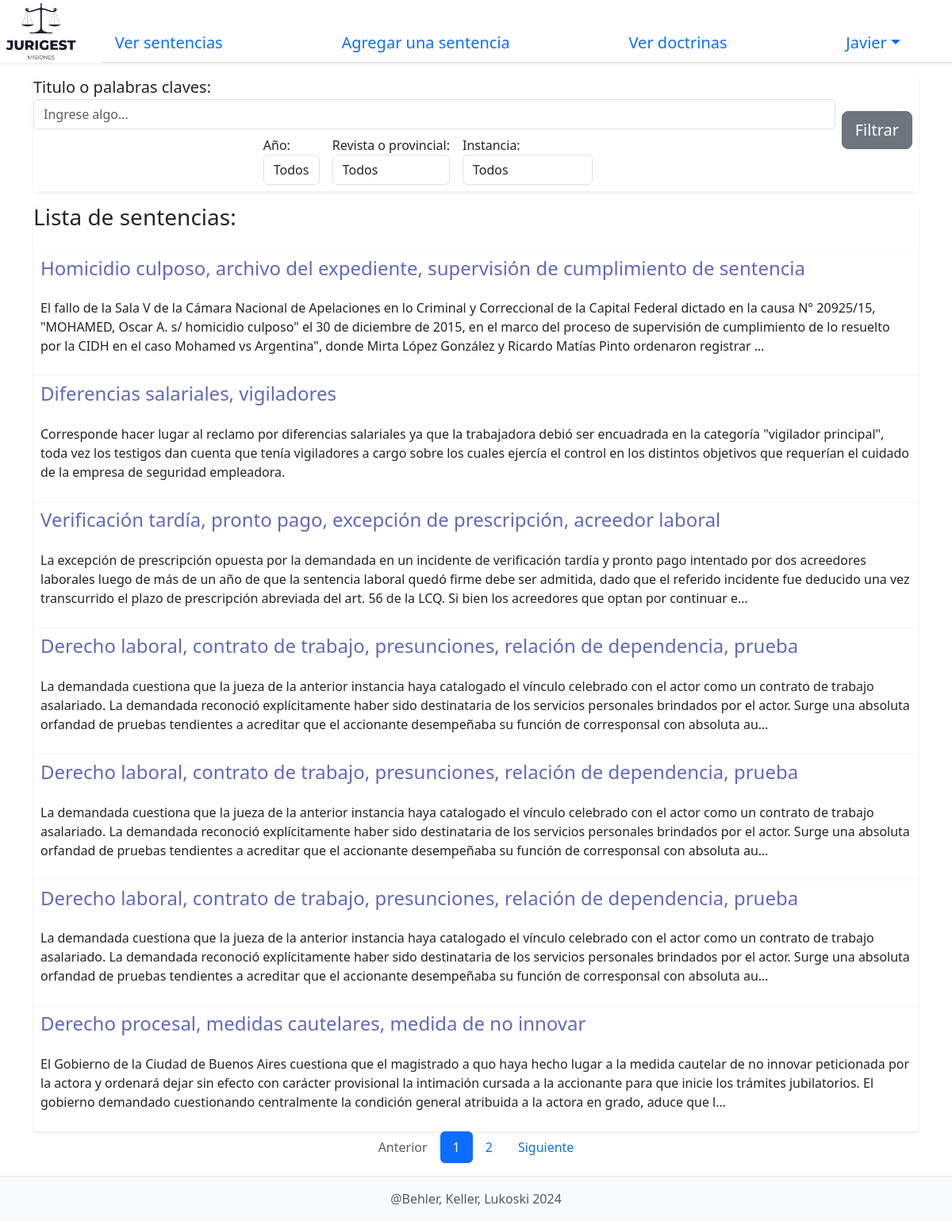
The page / (signed in) on the database its author committed.
### App_JuriGest/models.py (models this page shows, shortened)
class UsuarioBase(AbstractUser):
    TIPO_CHOICES = [
        ('juez', 'Juez'),
        ('lector', 'Lector')]
    tipo = models.CharField(max_length=20, choices=TIPO_CHOICES)  # 'juez' o 'lector'
    class Meta:
        db_table = 'usuario_base'

class Sentencia(models.Model):
    id_sentencia = models.AutoField(primary_key=True)
    titulo = models.CharField(max_length=200)
    descripcion = models.TextField(blank=True)
    a_quien_aplica = models.CharField(max_length=300)
    fecha = models.DateTimeField(auto_now_add=False) # Se añade la fecha al momento de crear la instancia
    REVISTA_O_PROVINCIAL_CHOICES = [
        ('Revista', 'Revista'),
        ('Provincial', 'Provincial'),
    ]
    INSTANCIA_CHOICES = [
        ('Primer instancia', 'Primer instancia'),
        ('Segunda instancia', 'Segunda instancia'),
        ('Tercera instancia', 'Tercera instancia'),
    ]
    revista_o_provincial = models.CharField(max_length=10, choices=REVISTA_O_PROVINCIAL_CHOICES)
    instancia = models.CharField(max_length=20, choices=INSTANCIA_CHOICES)
    user = models.ForeignKey(UsuarioBase, on_delete=models.CASCADE) # Esto no debería estar, en caso de que se elimine un juez, no debería limpiar sus sentencias

### App_JuriGest/views.py (the view, shortened to what this page needs)
# urls.py: path('', views.home_view, name="home"),
@login_required
def home_view(request):
    form = FiltradoSentencias(request.POST or None)  # Si viene como POST obtenemos los datos, de lo contrario se crea el formulario para mostrar
    sentencias_list = Sentencia.objects.all()  # Todas las sentencias sin filtros
    paginator = Paginator(sentencias_list, 7)  # 7 sentencias por página
    page_number = request.GET.get('page')
    page_obj = paginator.get_page(page_number)
    return render(request, 'index.html', {'form': form, 'page_obj': page_obj})

### App_JuriGest/forms.py
class FiltradoSentencias(forms.Form):
    AÑOS = [(r, r) for r in range(1980, datetime.date.today().year+1)]
    AÑOS = [('todos', 'Todos')] + AÑOS
    REVISTA_O_PROVINCIAL = [
        ('todos', 'Todos'),
        ('Revista', 'Revista'),
        ('Provincial', 'Provincial'),
    ]
    INSTANCIA_CHOICES = [
        ('todos', 'Todos'),
        ('primer instancia', 'Primer instancia'),
        ('segunda instancia', 'Segunda instancia'),
        ('tercera instancia', 'Tercera instancia'),
    ]
    titulo = forms.CharField(label='Titulo o palabras claves:', required=False, widget=forms.TextInput(attrs={'class': 'form-control', 'placeholder': 'Ingrese algo...'}))
    año = forms.ChoiceField(choices=AÑOS, widget=forms.Select(attrs={'class': 'form-control'}), required=False, label='Año:' )
    revista_o_provincial = forms.ChoiceField(choices=REVISTA_O_PROVINCIAL, required=False, widget=forms.Select(attrs={'class': 'form-control'}))
    instancia = forms.ChoiceField(choices=INSTANCIA_CHOICES, required=False, widget=forms.Select(attrs={'class': 'form-control'}))

### App_JuriGest/templates/index.html (shortened to what this page needs)
{% extends 'layouts/base.html' %}
{% load static %}
{% block body %}
<div class="shadow-sm pb-2">
    <form method="POST" class="">
        <div class="d-flex bd-highlight">
            <div class="w-100 bd-highlight">
                <div class="mb-2">
                    <p class="fs-5 mb-0 ">{{ form.titulo.label_tag }}</p>
                    {{ form.titulo }}
                </div>
                <div class="d-flex justify-content-center">
                    <div class="mb-0 me-3">
                        {{ form.año.label_tag }}
                        {{ form.año }}
                    </div>
                    <div class="mb-0 me-3">
                        {{ form.revista_o_provincial.label_tag }}
                        {{ form.revista_o_provincial }}
                    </div>
                    <div class="mb-0 me-3">
                        {{ form.instancia.label_tag }}
                        {{ form.instancia }}
                    </div>
                </div>
            </div>
            <div class="p-2 flex-shrink-1 bd-highlight align-self-center btn-lg ">
                <button class="btn btn-secondary btn-lg">
                    Filtrar
                </button>
            </div>
        </div>
    </form>
</div>
<div class="d-flex justify-content-between flex-column min-vh-100">
    <div class="mt-3 shadow-sm">
        <h3 class="mb-4"> Lista de sentencias: </h2>
        {% for sentencia in page_obj %}
            <div class="p-2 border border-light">
                <a href="{% url 'sentence_view' sentencia.id_sentencia %}" class="custom-link">
                    <h4 class="mb-4" style="color: #6069BB"> {{ sentencia.titulo }} </h4>
                    <p> {{ sentencia.descripcion|truncatechars:400 }}</p>
                </a>
            </div>
        {% endfor %}
    </div>
    <div class="d-flex justify-content-center">
        <ul class="nav nav-pills">
            {% if page_obj.has_previous %}
                <li class="nav-item">
                    <a class="nav-link" href="?page={{ page_obj.previous_page_number }}">Anterior</a>
                </li>
            {% else %}
                <li class="nav-item">
                    <a class="nav-link disabled" tabindex="-1" aria-disabled="true">Anterior</a>
                </li>
            {% endif %}
            {% for num in page_obj.paginator.page_range %}
                {% if page_obj.number == num %}
                    <li class="nav-item">
                        <a class="nav-link active" aria-current="page" href="?page={{ num }}">{{ num }}</a>
                    </li>
                {% else %}
                    <li class="nav-item">
                        <a class="nav-link" href="?page={{ num }}">{{ num }}</a>
                    </li>
                {% endif %}
            {% endfor %}
            {% if page_obj.has_next %}
                <li class="nav-item">
                    <a class="nav-link" href="?page={{ page_obj.next_page_number }}">Siguiente</a>
                </li>
            {% else %}
                <li class="nav-item">
                    <a class="nav-link disabled" tabindex="-1" aria-disabled="true">Siguiente</a>
                </li>
            {% endif %}
        </ul>
    </div>
</div>
{% endblock %}

### App_JuriGest/templates/layouts/base.html (shortened to what this page needs)
<!DOCTYPE html>
<html lang="es">
<head>
    {% load static %}
    <link href="https://cdn.jsdelivr.net/npm/bootstrap@5.3.0/dist/css/bootstrap.min.css" rel="stylesheet">
    <link rel="stylesheet" href="{% static 'styles/main.css' %}">
</head>
<body class="d-flex flex-column min-vh-100">
        <nav class="shadow-sm">
            <div class="d-flex justify-content-between bd-highlight ">
                <div class="flex-shrink-1 bd-highlight me-3 ">
                    <img src="{% static 'Logo.jpg' %}" class="img-fluid" alt="Logo página..." width="125">
                </div>
                {% if user.is_authenticated %}
                <ul class="nav nav-tabs w-100 bd-highlight mt-auto justify-content-between">
                    <li class="nav-item">
                        <a class="nav-link {% if page == 0 %} active {% endif %} mt-auto fs-5 mb-0" aria-current="page" href="{% url 'home' %}">Ver sentencias</a>
                    </li>
                    {% if user.tipo == 'juez'%}
                    <li class="nav-item">
                        <a class="nav-link {% if page == 1 %} active {% endif %} mt-auto fs-5 mb-0" aria-current="page" href="{% url 'create_sentence' %}">Agregar una sentencia</a>
                    </li>
                    {% endif %}
                    <li class="nav-item">
                        <a class="nav-link {% if page == 2 %} active {% endif %} mt-auto fs-5 mb-0" aria-current="page" href="#">Ver doctrinas</a>
                    </li>
                    <li class="nav-item dropdown pe-5">
                        <a class="nav-link dropdown-toggle mt-auto fs-5 mb-0" data-bs-toggle="dropdown" href="#" role="button" aria-expanded="false">{{user.first_name}}</a>
                    </li>
                  </ul>
                  {% endif %}
            </div>
        </nav>
        <main class="container my-3">
            {% block body %}
            {% endblock %}
        </main>
    <footer class="bd-footer py-3 mt-auto bg-light border-top">
        <div class="container text-center">
            <span class="text-muted">@Behler, Keller, Lukoski 2024</span>
        </div>
    </footer>
</body>
</html>

### App_JuriGest/templates/layouts/base.html (style rules this page uses)
.custom-link { text-decoration: none; color: inherit; }

### rows shown on the page
UsuarioBase: first_name "Javier"
Sentencia: titulo "Homicidio culposo, archivo del expediente, supervisión de cumplimiento de sentencia", descripcion "El fallo de la Sala V de la Cámara Nacional de Apelaciones en lo Criminal y Correccional de la Capital Federal dictado en la causa N° 20925/15, \"MOHAMED, Oscar A. s/ homicidio culposo\" el 30 de diciembre de 2015, en el marco del proceso de supervisión de cumplimiento de lo resuelto por la CIDH en el caso Mohamed vs Argentina\", donde Mirta López González y Ricardo Matías Pinto ordenaron registrar …"
Sentencia: titulo "Diferencias salariales, vigiladores", descripcion "Corresponde hacer lugar al reclamo por diferencias salariales ya que la trabajadora debió ser encuadrada en la categoría \"vigilador principal\", toda vez los testigos dan cuenta que tenía vigiladores a cargo sobre los cuales ejercía el control en los distintos objetivos que requerían el cuidado de la empresa de seguridad empleadora."
Sentencia: titulo "Verificación tardía, pronto pago, excepción de prescripción, acreedor laboral", descripcion "La excepción de prescripción opuesta por la demandada en un incidente de verificación tardía y pronto pago intentado por dos acreedores laborales luego de más de un año de que la sentencia laboral quedó firme debe ser admitida, dado que el referido incidente fue deducido una vez transcurrido el plazo de prescripción abreviada del art. 56 de la LCQ. Si bien los acreedores que optan por continuar e…"
Sentencia: titulo "Derecho laboral, contrato de trabajo, presunciones, relación de dependencia, prueba", descripcion "La demandada cuestiona que la jueza de la anterior instancia haya catalogado el vínculo celebrado con el actor como un contrato de trabajo asalariado. La demandada reconoció explícitamente haber sido destinataria de los servicios personales brindados por el actor. Surge una absoluta orfandad de pruebas tendientes a acreditar que el accionante desempeñaba su función de corresponsal con absoluta au…"
Sentencia: titulo "Derecho laboral, contrato de trabajo, presunciones, relación de dependencia, prueba", descripcion "La demandada cuestiona que la jueza de la anterior instancia haya catalogado el vínculo celebrado con el actor como un contrato de trabajo asalariado. La demandada reconoció explícitamente haber sido destinataria de los servicios personales brindados por el actor. Surge una absoluta orfandad de pruebas tendientes a acreditar que el accionante desempeñaba su función de corresponsal con absoluta au…"
Sentencia: titulo "Derecho laboral, contrato de trabajo, presunciones, relación de dependencia, prueba", descripcion "La demandada cuestiona que la jueza de la anterior instancia haya catalogado el vínculo celebrado con el actor como un contrato de trabajo asalariado. La demandada reconoció explícitamente haber sido destinataria de los servicios personales brindados por el actor. Surge una absoluta orfandad de pruebas tendientes a acreditar que el accionante desempeñaba su función de corresponsal con absoluta au…"
Sentencia: titulo "Derecho procesal, medidas cautelares, medida de no innovar", descripcion "El Gobierno de la Ciudad de Buenos Aires cuestiona que el magistrado a quo haya hecho lugar a la medida cautelar de no innovar peticionada por la actora y ordenará dejar sin efecto con carácter provisional la intimación cursada a la accionante para que inicie los trámites jubilatorios. El gobierno demandado cuestionando centralmente la condición general atribuida a la actora en grado, aduce que l…"

### other values the page prints
{{ num }} "1"
{{ num }} "2"
